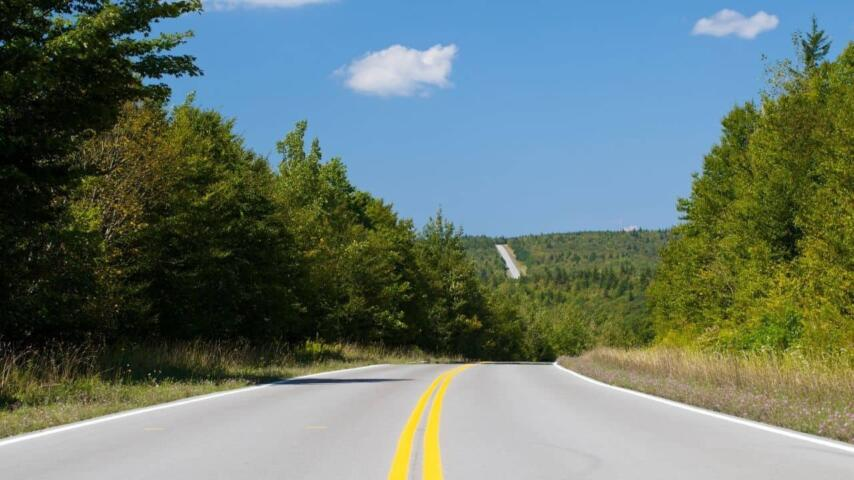
#> input picture computer-vision/finding-lanes/test_lane_01.jpeg, 854 x 480 px, given in place of the camera
$ python video_simple.py
#> lines starting #> are read from the running program, lines starting #| are printed output that depends on the picture
import cv2
cap = cv2.VideoCapture(0)
while True:
    ret, img = cap.read()
#> img is the input picture: shape (480, 854, 3); mean B, G, R 111, 119.6, 103.1

    gray = cv2.cvtColor(img, cv2.COLOR_BGR2GRAY)
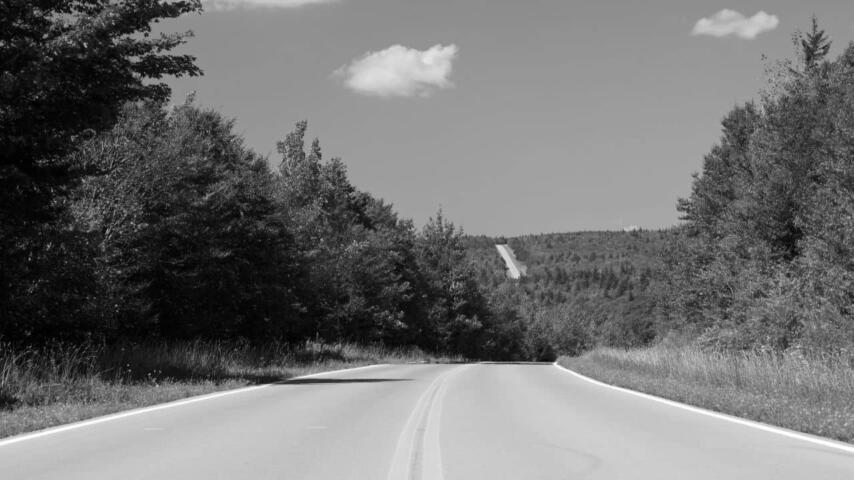
#> gray: shape (480, 854); min 0, max 255, mean 113.7
    blur = cv2.GaussianBlur(gray, (5, 5), 0)
    canny = cv2.Canny(blur, 10, 70)
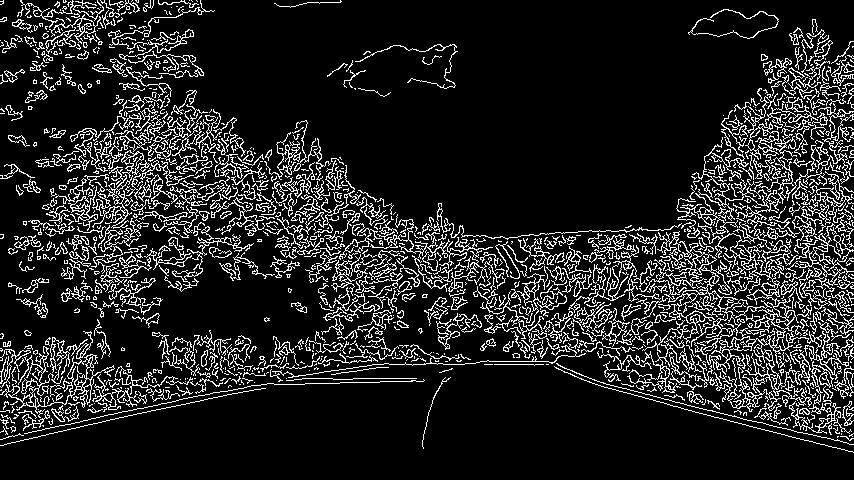
#> canny: shape (480, 854); 13.7% white in thin lines or dots
    ret, mask = cv2.threshold(canny, 70, 255, cv2.THRESH_BINARY)    \

    cv2.imshow('Video feed', mask)

    if cv2.waitKey(1) & 0xFF == ord('q'):
#> (key q is pressed here)
        break

cap.release()
cv2.destroyAllWindows()

$ run again, on computer-vision/finding-lanes/test_lane_02.png
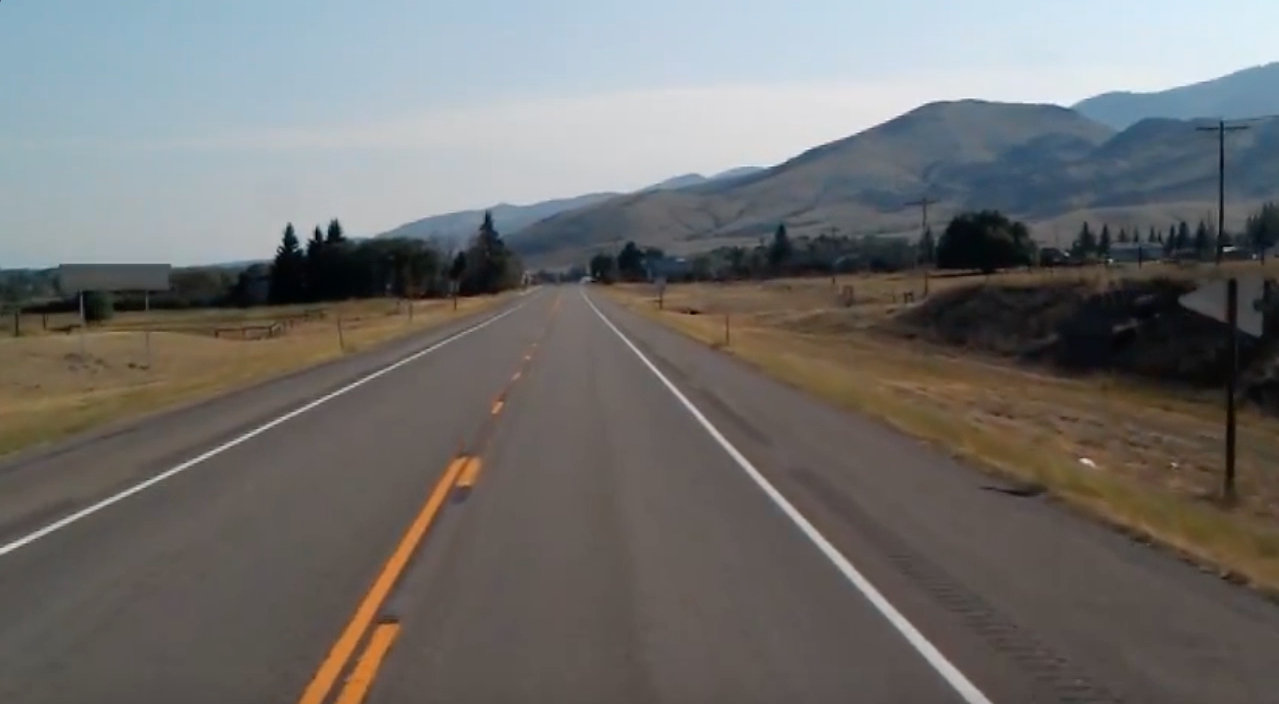
#> input picture computer-vision/finding-lanes/test_lane_02.png, 1279 x 704 px, given in place of the camera
#> img is the input picture: shape (704, 1279, 3); mean B, G, R 109.7, 111.3, 112.3
#> `gray = cv2.cvtColor(img, cv2.COLOR_BGR2GRAY)`:
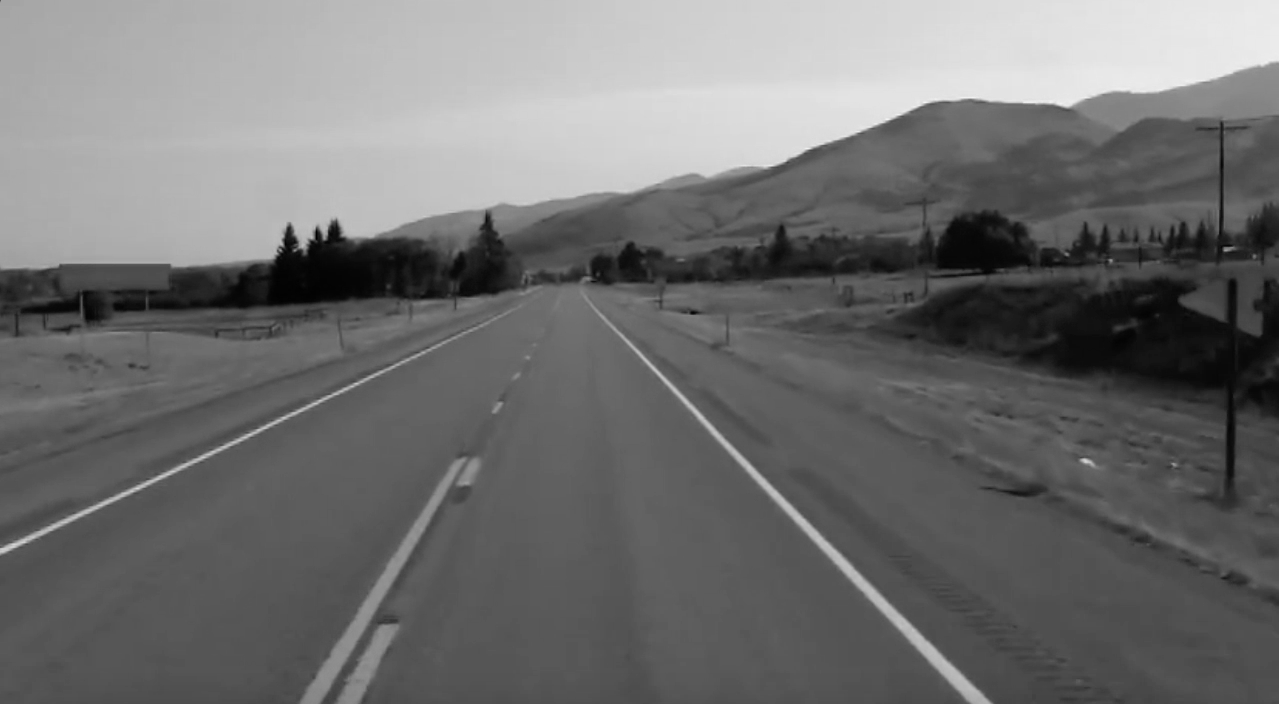
#> gray: shape (704, 1279); min 0, max 244, mean 111.4
#> `canny = cv2.Canny(blur, 10, 70)`:
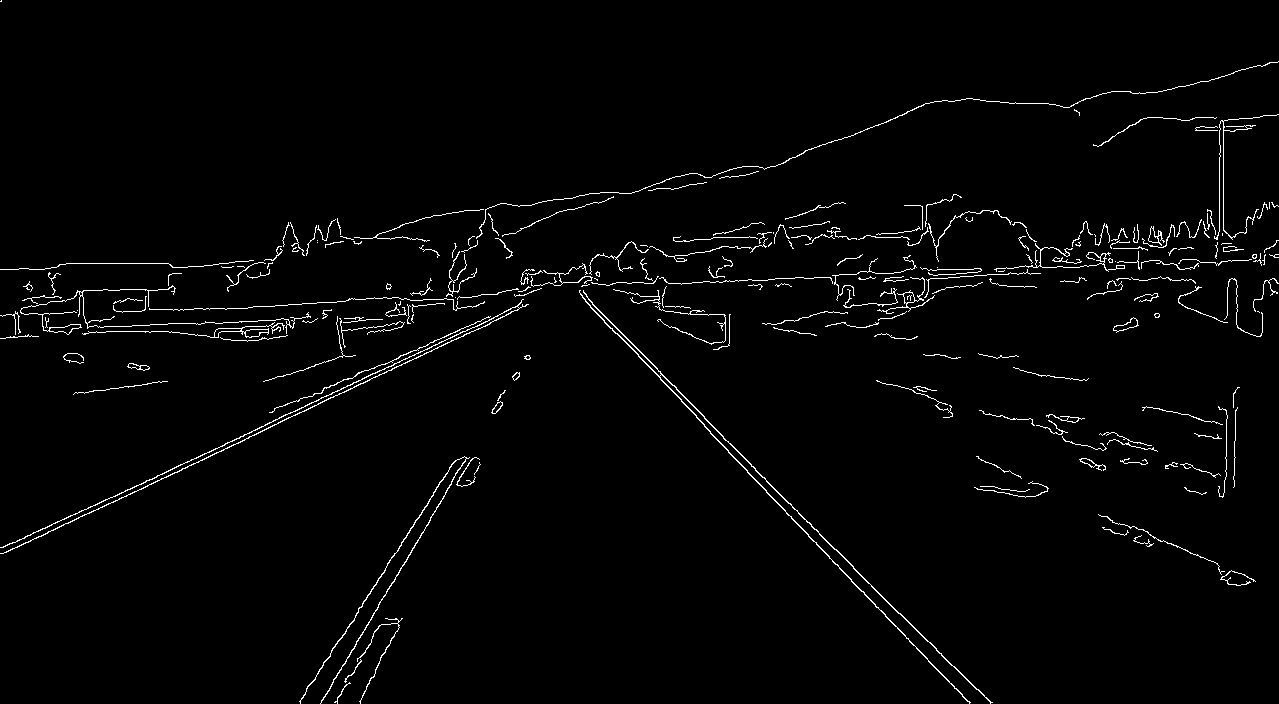
#> canny: shape (704, 1279); 2% white in thin lines or dots
